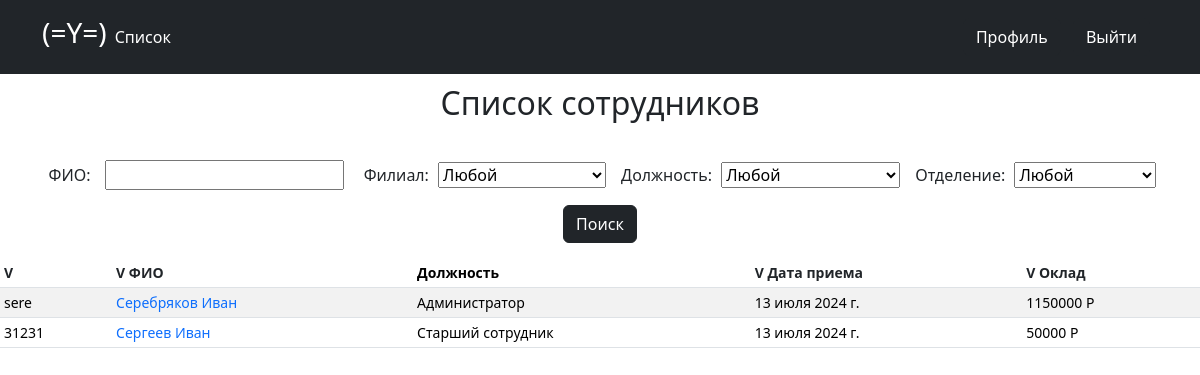
The app's page / (signed in) with its own data.
### users/models.py (models this page shows, shortened)
class Profile(models.Model):
    user = models.OneToOneField(User, on_delete=models.CASCADE)
    name = models.CharField('ФИО', default='Иванов Иван', max_length=100)
    slug = models.SlugField(verbose_name='URL', max_length=255, blank=True, unique=True)
    images = models.ImageField('Фото профиля', default='default.jpg', upload_to='user_images')
    date = models.DateField('Дата вступление на работу', default=timezone.now)
    account_type = models.CharField('Должность', choices=WORKING_POSITION, default='Employee', max_length=20)
    filial = models.CharField('Филиал', choices=FILIAL, default='Moscow', max_length=20)
    department = models.CharField('Отделение', choices=DEPARTMENT, default='Developers', max_length=20)
    salary = models.IntegerField('Оклад', default=50000)

### main/views.py (the view)
# urls.py: path('', MainList.as_view(), name='home')
class MainList(ListView):
    model = Profile
    template_name = 'main/list.html'
    context_object_name = 'profile'
    def get_queryset(self):
        queryset = super().get_queryset()
        query = self.request.GET.get('query')
        if query:
            queryset = queryset.filter(name__icontains=query)
        order_by = self.request.GET.get('order_by')
        if order_by:
            queryset = queryset.order_by(order_by)
        filial = self.request.GET.get('filial')
        if filial:
            queryset = queryset.filter(filial=filial) if filial else queryset.filter(filial__isnull=True)
        account_type = self.request.GET.get('account_type')
        if account_type:
            queryset = queryset.filter(account_type=account_type) if account_type else queryset.filter(account_type__isnull=True)
        department = self.request.GET.get('department')
        if department:
            queryset = queryset.filter(department=department) if department else queryset.filter(department__isnull=True)
        return queryset
    def get_context_data(self, *, object_list=None, **kwargs):
        ctx = super(MainList, self).get_context_data(**kwargs)
        ctx['form'] = ProfileSearchForm(self.request.GET or None)
        ctx['title'] = 'Список сотрудников'
        return ctx

### main/forms.py
class ProfileSearchForm(forms.Form):
    query = forms.CharField(label='ФИО', max_length=100)
    filial = forms.ChoiceField(choices=FILIAL, required=False, label='Филиал')
    account_type = forms.ChoiceField(choices=WORKING_POSITION, required=False, label='Должность')
    department = forms.ChoiceField(choices=DEPARTMENT, required=False, label='Отделение')

### templates/main/list.html
{% extends 'base.html' %}
{% block main %}
{% if user.is_authenticated %}
<h2 class="text-center">{{ title }}</h2>
<form method="get" action="{% url 'home' %}">
  <div class="text-center">
    {{ form.as_p }}
    <button type="submit" class="btn btn-dark">Поиск</button>
  </div>
</form>
<div class="table-responsive small">
        <table class="table table-striped table-sm">
          <thead>
            <tr>
              <th scope="col"><a href="?order_by=slug" class="text-dark">V</a></th>
              <th scope="col"><a href="?order_by=name" class="text-dark">V ФИО</a></th>
              <th scope="col">Должность</th>
              <th scope="col"><a href="?order_by=date" class="text-dark">V Дата приема</a></th>
              <th scope="col"><a href="?order_by=salary" class="text-dark">V Оклад</a></th>
            </tr>
          </thead>
          <tbody>
          {% for el in profile %}
            <tr>
              <td>{{ el.slug }}</td>
              <td><a href="{% url 'profile_detail' el.slug %}">{{ el.name }}</a></td>
              <td>{{ el.get_account_type_display }}</td>
              <td>{{ el.date }}</td>
              <td>{{ el.salary }} P</td>
            </tr>
          {% endfor %}
          </tbody>
        </table>
      </div>
{% else %}
<h1>Нужна авторизация!</h1>
{% endif %}
{% endblock %}

### static/css/main.css (style rules this page uses)
label[for="id_query"], label[for="id_filial"], label[for="id_account_type"], label[for="id_department"], #id_query { width: auto; }
h2, h1 { padding: 10px }
a:active, a:hover, a { text-decoration: none; }
form .text-center { display: flex; flex-wrap: wrap; align-items: center; justify-content: center; }
form .text-center p, form button { margin: 5px; }

### records on screen
Profile: slug "sere", name "Серебряков Иван", account_type "Администратор", date "13 июля 2024 г.", salary "1150000"
Profile: slug "31231", name "Сергеев Иван", account_type "Старший сотрудник", date "13 июля 2024 г.", salary "50000"

### other values on screen
{{ title }} "Список сотрудников"
